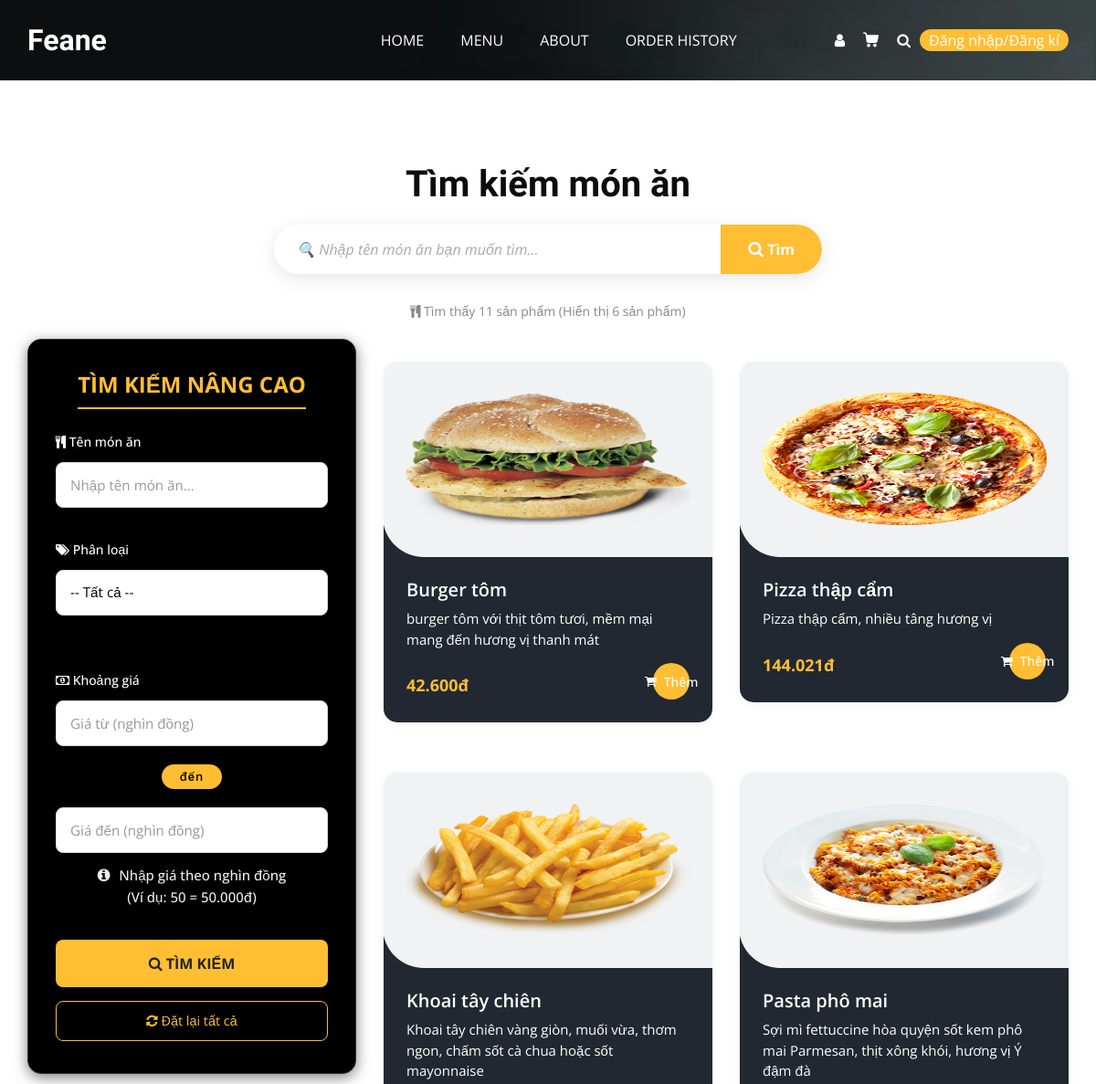
The page /search.php (upper part) on the database as committed earlier.
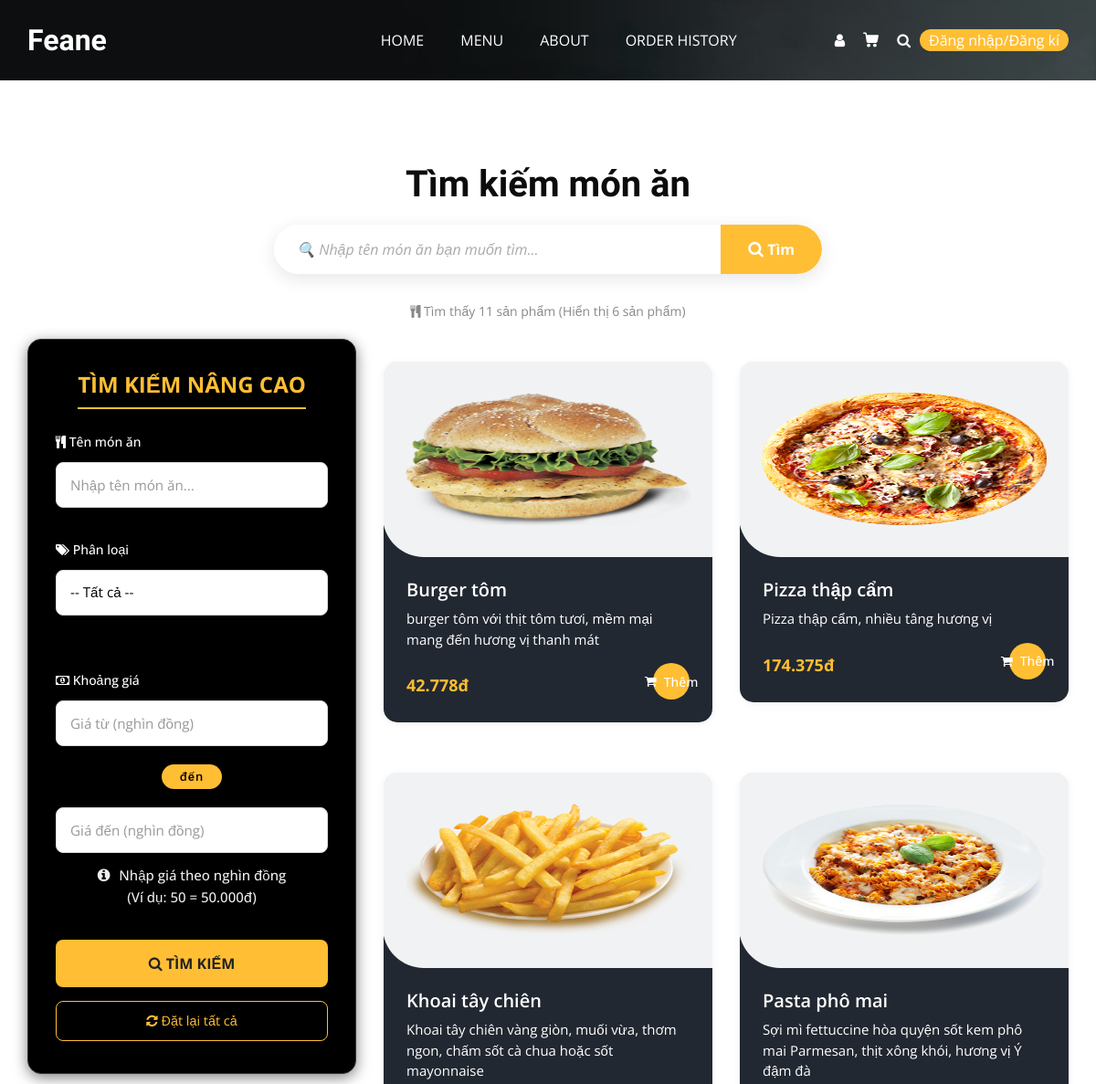
The same page on the database as committed later.
### tables this page shows
CREATE TABLE `products` (
  `id` int(11) NOT NULL,
  `code` varchar(20) NOT NULL,
  `name` varchar(200) NOT NULL,
  `category_id` int(11) NOT NULL,
  `description` text DEFAULT NULL,
  `image` varchar(255) DEFAULT NULL,
  `cost_price` decimal(10,2) NOT NULL,
  `selling_price` decimal(10,2) NOT NULL,
  `stock_quantity` int(11) DEFAULT 0,
  `status` enum('active','inactive') DEFAULT 'active',
  `created_at` timestamp NOT NULL DEFAULT current_timestamp(),
  `updated_at` timestamp NOT NULL DEFAULT current_timestamp() ON UPDATE current_timestamp(),
  `profit_percentage` int(11) DEFAULT NULL
);

### search.php (the view, shortened to what the changed rows need)
<?php
require_once __DIR__ . '/includes/db_connection.php';
$page = isset($_GET['page']) ? (int)$_GET['page'] : 1;
$limit = 6;
$offset = ($page - 1) * $limit;
$where_clauses = ["p.status = 'active'"];
$params = [];
$selling_price_sql = "(p.cost_price * (1 + p.profit_percentage/100))";
$where_sql = "WHERE " . implode(" AND ", $where_clauses);
$sql = "SELECT p.id, p.name, p.description, p.image, p.category_id,
               $selling_price_sql AS selling_price
        FROM products p
        $where_sql
        ORDER BY p.id DESC
        LIMIT $limit OFFSET $offset";
$stmt = $pdo->prepare($sql);
$stmt->execute($params);
$products = $stmt->fetchAll(PDO::FETCH_ASSOC);
$is_logged_in = isset($_SESSION['user_id']);
?>
<!DOCTYPE html>
<html>
<head>
  <link rel="stylesheet" type="text/css" href="css/bootstrap.css" />
  <link rel="stylesheet" type="text/css" href="https://cdnjs.cloudflare.com/ajax/libs/OwlCarousel2/2.3.4/assets/owl.carousel.min.css" />
  <link rel="stylesheet" href="https://cdnjs.cloudflare.com/ajax/libs/jquery-nice-select/1.1.0/css/nice-select.min.css" />
  <link href="css/font-awesome.min.css" rel="stylesheet" />
  <link href="css/style.css" rel="stylesheet" />
  <link href="css/responsive.css" rel="stylesheet" />
</head>
<body class="sub_page">
<section class="food_section layout_padding">
  <div class="container">
    <div class="heading_container heading_center">
      <h2>
        Tìm kiếm món ăn
      </h2>
    </div>
    <div class="row">
      <div class="col-lg-8">
        <div class="filters-content">
          <div class="row grid" id="menu-items-container">
            <?php if (empty($products)): ?>
              <div class="col-12 text-center">
                <div style="padding: 60px 0;">
                  <i class="fa fa-exclamation-circle" style="font-size: 48px; color: #ffbe33; margin-bottom: 20px;"></i>
                  <h4>Không tìm thấy sản phẩm</h4>
                  <p>Không có kết quả phù hợp với tiêu chí tìm kiếm của bạn.</p>
                  <p style="color: #888; font-size: 14px;">Hãy thử thay đổi từ khóa hoặc khoảng giá khác.</p>
                  <a href="search.php" class="btn-view-more" style="display: inline-block; margin-top: 15px;">
                    <i class="fa fa-refresh"></i> Xóa bộ lọc tìm kiếm
                  </a>
                </div>
              </div>
            <?php else: ?>
              <?php foreach ($products as $product): ?>
                <div class="col-sm-6 col-lg-6">
                  <div class="box">
                    <a href="product_detail.php?id=<?php echo $product['id']; ?>">
                      <div class="img-box">
                        <img src="<?php echo htmlspecialchars($product['image']); ?>" alt="<?php echo htmlspecialchars($product['name']); ?>">
                      </div>
                    </a>
                    <div class="detail-box">
                      <h5><?php echo htmlspecialchars($product['name']); ?></h5>
                      <p><?php echo htmlspecialchars($product['description']); ?></p>
                      <div class="options">
                        <h6><?php echo number_format($product['selling_price'], 0, ',', '.'); ?>đ</h6>
                        <?php if ($is_logged_in): ?>
                          <button class="add-to-cart-btn"
                                  data-id="<?php echo $product['id']; ?>"
                                  data-name="<?php echo htmlspecialchars($product['name']); ?>"
                                  data-price="<?php echo $product['selling_price']; ?>"
                                  data-image="<?php echo htmlspecialchars($product['image']); ?>">
                            <i class="fa fa-shopping-cart"></i> Thêm
                          </button>
                        <?php else: ?>
                          <a href="user/login.php" class="cart-link-btn">
                            <i class="fa fa-shopping-cart"></i> Thêm
                          </a>
                        <?php endif; ?>
                      </div>
                    </div>
                  </div>
                </div>
              <?php endforeach; ?>
            <?php endif; ?>
          </div>
        </div>
      </div>
    </div>
  </div>
</section>
</body>
</html>

Rows that differ between the two databases and show on the page:
changed products "Burger tôm": selling_price "42.600" → "42.778"
changed products "Pizza thập cẩm": selling_price "144.021" → "174.375"
